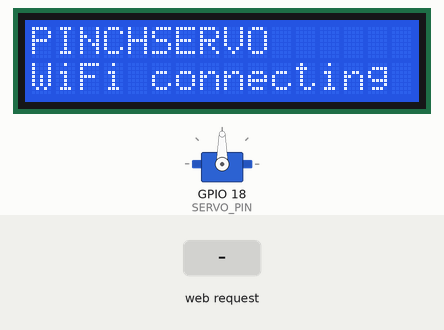
A sketch run on a simulated ESP32. Parts: servo, 16×2 character LCD. The inputs (shaded band) are chosen by the test bench. WiFi joins after 1.5 s; servers stay silent unless stated; what the sketch prints to the serial monitor is not drawn.

Above: at 1.2 s.
1.3 s: HTTP request GET /set?angle=1 received
At 2.8 s:
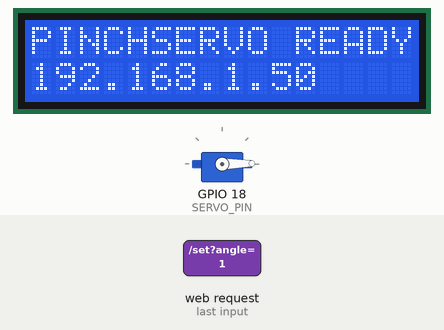
3.1 s: HTTP request GET /set?angle=120 received
At 4.3 s:
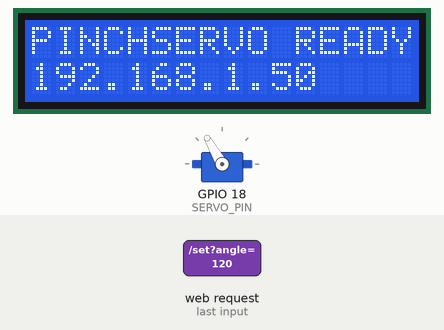
Timing chart, 0 to 6.1 s (numbered marks = the images above; inputs shaded):
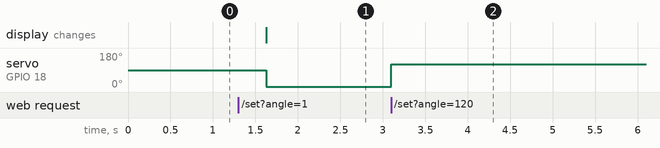

The sketch:

PINCHSERVO.ino
```cpp
#include <WiFi.h>
#include <WebServer.h>
#include <Wire.h>
#include <LiquidCrystal_I2C.h>
#include <ESP32Servo.h>

const char* WIFI_SSID = "YOUR_WIFI_SSID";
const char* WIFI_PASSWORD = "YOUR_WIFI_PASSWORD";

const int SERVO_PIN = 18;
const int SERVO_MIN_US = 500;
const int SERVO_MAX_US = 2400;
const int SERVO_START_ANGLE = 90;

const int LCD_SDA_PIN = 21;
const int LCD_SCL_PIN = 22;
const uint8_t LCD_ADDRESS = 0x27;
const uint8_t LCD_COLUMNS = 16;
const uint8_t LCD_ROWS = 2;

const uint16_t HTTP_PORT = 80;
const unsigned long WIFI_RETRY_MS = 15000;

WebServer server(HTTP_PORT);
Servo servo;
LiquidCrystal_I2C lcd(LCD_ADDRESS, LCD_COLUMNS, LCD_ROWS);

int currentAngle = SERVO_START_ANGLE;
bool serverStarted = false;
wl_status_t lastStatus = WL_NO_SHIELD;
unsigned long lastRetry = 0;

void lcdLine(uint8_t row, String text) {
  if (text.length() > LCD_COLUMNS) text = text.substring(0, LCD_COLUMNS);
  while (text.length() < LCD_COLUMNS) text += ' ';
  lcd.setCursor(0, row);
  lcd.print(text);
}

void sendCors() {
  server.sendHeader("Access-Control-Allow-Origin", "*");
  server.sendHeader("Access-Control-Allow-Methods", "GET, OPTIONS");
  server.sendHeader("Access-Control-Allow-Headers", "*");
  server.sendHeader("Access-Control-Allow-Private-Network", "true");
  server.sendHeader("Access-Control-Max-Age", "600");
  server.sendHeader("Cache-Control", "no-store");
}

bool parseAngle(const String& s, int& out) {
  if (s.length() == 0 || s.length() > 3) return false;
  for (unsigned int i = 0; i < s.length(); i++) {
    if (!isDigit(s[i])) return false;
  }
  out = s.toInt();
  return out >= 0 && out <= 180;
}

void handleRoot() {
  sendCors();
  server.send(200, "text/plain", "PINCHSERVO READY");
}

void handleSet() {
  sendCors();
  if (!server.hasArg("angle")) {
    server.send(400, "application/json", "{\"status\":\"error\",\"message\":\"missing angle\"}");
    return;
  }
  int angle;
  if (!parseAngle(server.arg("angle"), angle)) {
    server.send(400, "application/json", "{\"status\":\"error\",\"message\":\"angle must be an integer 0-180\"}");
    return;
  }
  servo.write(angle);
  currentAngle = angle;
  server.send(200, "application/json", "{\"status\":\"ok\",\"angle\":" + String(angle) + "}");
}

void handleOptions() {
  sendCors();
  server.send(204);
}

void handleNotFound() {
  if (server.method() == HTTP_OPTIONS) {
    handleOptions();
    return;
  }
  sendCors();
  server.send(404, "application/json", "{\"status\":\"error\",\"message\":\"not found\"}");
}

void showWifiState(bool connected) {
  if (connected) {
    lcdLine(0, "PINCHSERVO READY");
    lcdLine(1, WiFi.localIP().toString());
    Serial.print("IP: ");
    Serial.println(WiFi.localIP());
  } else {
    lcdLine(0, "PINCHSERVO");
    lcdLine(1, "WiFi connecting");
  }
}

void setup() {
  Serial.begin(115200);

  ESP32PWM::allocateTimer(0);
  ESP32PWM::allocateTimer(1);
  ESP32PWM::allocateTimer(2);
  ESP32PWM::allocateTimer(3);
  servo.setPeriodHertz(50);
  servo.attach(SERVO_PIN, SERVO_MIN_US, SERVO_MAX_US);
  servo.write(SERVO_START_ANGLE);

  Wire.begin(LCD_SDA_PIN, LCD_SCL_PIN);
  lcd.init();
  lcd.backlight();
  showWifiState(false);

  server.on("/", HTTP_GET, handleRoot);
  server.on("/", HTTP_OPTIONS, handleOptions);
  server.on("/set", HTTP_GET, handleSet);
  server.on("/set", HTTP_OPTIONS, handleOptions);
  server.onNotFound(handleNotFound);

  WiFi.mode(WIFI_STA);
  WiFi.persistent(false);
  WiFi.setAutoReconnect(true);
  WiFi.setSleep(false);
  WiFi.begin(WIFI_SSID, WIFI_PASSWORD);
  lastRetry = millis();
}

void loop() {
  wl_status_t status = WiFi.status();

  if (status != lastStatus) {
    lastStatus = status;
    if (status == WL_CONNECTED) {
      if (!serverStarted) {
        server.begin();
        serverStarted = true;
      }
      showWifiState(true);
    } else {
      showWifiState(false);
    }
  }

  if (status != WL_CONNECTED && millis() - lastRetry > WIFI_RETRY_MS) {
    lastRetry = millis();
    WiFi.reconnect();
  }

  if (serverStarted) server.handleClient();
}
```

Measured:
- after the input at 1.3 s, servo on GPIO 18 (SERVO_PIN): 90° → 1° after 0.33 s
- after the input at 3.1 s, servo on GPIO 18 (SERVO_PIN): 1° → 120° at once
